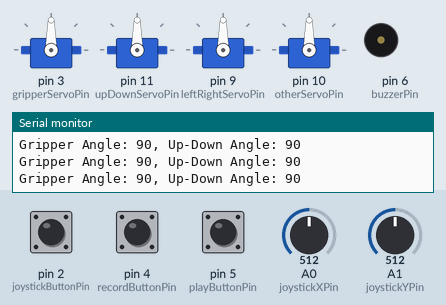
A sketch run on a simulated Arduino Uno, built with avr-gcc and run on an emulated ATmega328P. Shown: 4 × servo, buzzer (waves = sounding), the last lines printed to the serial monitor. The inputs (shaded band) are chosen by the test bench; at power-on: A0 (joystickXPin) = 512, A1 (joystickYPin) = 512, pin 2 (joystickButtonPin) HIGH, pin 4 (recordButtonPin) HIGH, pin 5 (playButtonPin) HIGH.

Above: at 1.2 s.
1.3 s: A0 (joystickXPin) set to 555
4.3 s: A0 (joystickXPin) set to 573
At 6.5 s:
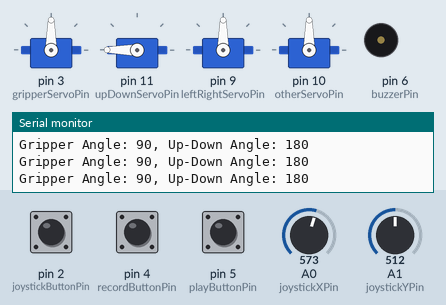
7.3 s: A1 (joystickYPin) set to 555
10.3 s: A1 (joystickYPin) set to 580
At 12.5 s:
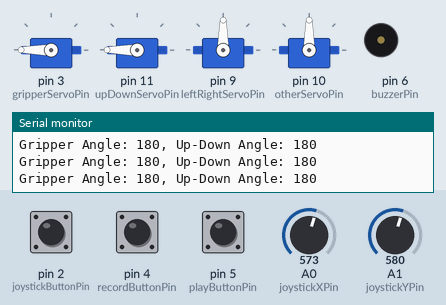
13.3 s: pin 2 (joystickButtonPin) pulled LOW for 0.15 s
At 15.6 s:
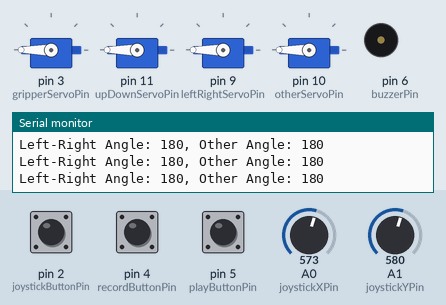
16.3 s: pin 4 (recordButtonPin) pulled LOW for 0.15 s
At 16.4 s:
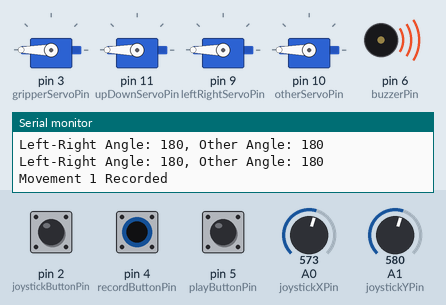
Timing chart, 0 to 19.0 s (numbered marks = the images above; inputs shaded):
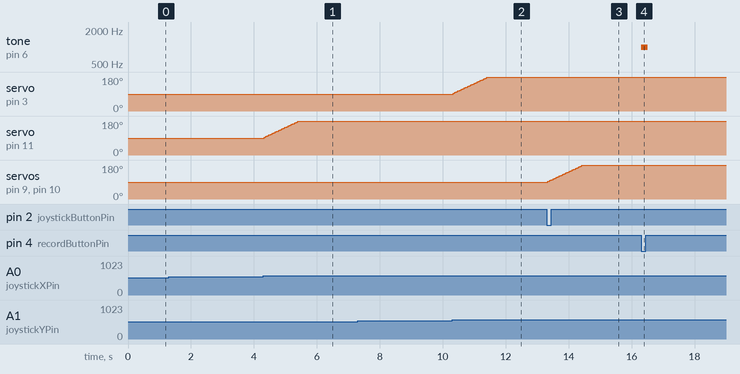

The sketch:

buton_hafizali_robot_kol.ino
```cpp
#include <Servo.h>

const int gripperServoPin = 3;
const int upDownServoPin = 11;
const int leftRightServoPin = 9;
const int otherServoPin = 10;
const int buzzerPin = 6; // Buzzer için pin tanımı

const int joystickXPin = A0;
const int joystickYPin = A1;
const int joystickButtonPin = 2;
const int recordButtonPin = 4;
const int playButtonPin = 5;

Servo gripperServo;
Servo upDownServo;
Servo leftRightServo;
Servo otherServo;

int gripperAngle = 90;
int upDownAngle = 90;
int leftRightAngle = 90;
int otherAngle = 90;

int currentState = 1; // İlk durumda başla
bool buttonPressed = false; // Joystick butonunun basılı olup olmadığını takip eder
bool recordButtonPressed = false; // Kayıt butonunun basılı olup olmadığını takip eder
bool playButtonPressed = false; // Oynatma butonunun basılı olup olmadığını takip eder
const int threshold = 50; // Joystick değerleri için hassasiyet eşiği
const int recordDelay = 3000; // Hareket kayıt süresi (ms)
const int playDelay = 10; // Hareket oynatma gecikme süresi (ms)
const int maxRecordings = 10; // Maksimum kayıt sayısı

struct ServoState {
  int gripper;
  int upDown;
  int leftRight;
  int other;
};

ServoState recordedStates[maxRecordings]; // Kaydedilen servo durumu dizisi
int numRecordings = 0; // Kaydedilen hareket sayısı

void setup() {
  pinMode(joystickButtonPin, INPUT_PULLUP); // Joystick butonu için pull-up direnci etkinleştirilir
  pinMode(recordButtonPin, INPUT_PULLUP); // Kayıt butonu için pull-up direnci etkinleştirilir
  pinMode(playButtonPin, INPUT_PULLUP); // Oynatma butonu için pull-up direnci etkinleştirilir
  pinMode(buzzerPin, OUTPUT); // Buzzer için çıkış tanımlaması

  // Servo motorları başlat
  gripperServo.attach(gripperServoPin);
  upDownServo.attach(upDownServoPin);
  leftRightServo.attach(leftRightServoPin);
  otherServo.attach(otherServoPin);

  gripperServo.write(gripperAngle);
  upDownServo.write(upDownAngle);
  leftRightServo.write(leftRightAngle);
  otherServo.write(otherAngle);

  Serial.begin(9600); // Seri haberleşme başlat
}

void loop() {
  // Joystick butonunun durumunu kontrol et
  if (digitalRead(joystickButtonPin) == LOW) {
    if (!buttonPressed) {
      currentState = (currentState == 1) ? 2 : 1; // Durumu değiştir
      Serial.print("Button Pressed: Mode Change -> State: ");
      Serial.println(currentState);
      buttonPressed = true;
    }
  } else {
    buttonPressed = false;
  }

  // Kayıt butonunun durumunu kontrol et
  if (digitalRead(recordButtonPin) == LOW) {
    if (!recordButtonPressed) {
      if (numRecordings < maxRecordings) {
        recordMovement(numRecordings);
        numRecordings++;
      } else {
        Serial.println("Max recordings reached!");
      }
      recordButtonPressed = true;
    }
  } else {
    recordButtonPressed = false;
  }

  // Oynatma butonunun durumunu kontrol et
  if (digitalRead(playButtonPin) == LOW) {
    if (!playButtonPressed) {
      for (int i = 0; i < numRecordings; ++i) {
        playRecordedMovement(recordedStates[i]);
      }
      playButtonPressed = true;
    }
  } else {
    playButtonPressed = false;
  }

  // Joystick hareketlerini oku ve servo pozisyonlarını güncelle
  int joystickXValue = analogRead(joystickXPin);
  int joystickYValue = analogRead(joystickYPin);

  if (currentState == 1) { // İlk durum, 1. ve 2. motorları kontrol eder
    updateServoPositions(gripperServo, gripperAngle, upDownServo, upDownAngle, joystickXValue, joystickYValue);
    Serial.print("Gripper Angle: ");
    Serial.print(gripperAngle);
    Serial.print(", Up-Down Angle: ");
    Serial.println(upDownAngle);
  } else { // İkinci durum, 3. ve 4. motorları kontrol eder
    updateServoPositions(leftRightServo, leftRightAngle, otherServo, otherAngle, joystickXValue, joystickYValue);
    Serial.print("Left-Right Angle: ");
    Serial.print(leftRightAngle);
    Serial.print(", Other Angle: ");
    Serial.println(otherAngle);
  }

  delay(50); // Küçük bir gecikme ekleyerek servo hareketlerini yumuşat
}

// Servo pozisyonlarını günceller
void updateServoPositions(Servo & servo1, int & angle1, Servo & servo2, int & angle2, int joyX, int joyY) {
  if (joyY > 512 + threshold) {
    angle1 += 4;
    if (angle1 > 180) angle1 = 180;
  } else if (joyY < 512 - threshold) {
    angle1 -= 4;
    if (angle1 < 0) angle1 = 0;
  }
  if (joyX > 512 + threshold) {
    angle2 += 4;
    if (angle2 > 180) angle2 = 180;
  } else if (joyX < 512 - threshold) {
    angle2 -= 4;
    if (angle2 < 0) angle2 < 0;
  }
  servo1.write(angle1);
  servo2.write(angle2);
}

// Servo durumunu kaydeder
void recordMovement(int index) {
  recordedStates[index].gripper = gripperAngle;
  recordedStates[index].upDown = upDownAngle;
  recordedStates[index].leftRight = leftRightAngle;
  recordedStates[index].other = otherAngle;
  Serial.print("Movement ");
  Serial.print(index + 1);
  Serial.println(" Recorded");

  // Buzzer'ı 1 kez çaldır
  tone(buzzerPin, 1000);  // İstenilen frekansı ayarlayın
  delay(200);  // Buzzer'ın ne kadar süreyle çalacağını belirtin
  noTone(buzzerPin);  // Buzzer'ı durdur
}

// Kaydedilen servo durumunu interpolasyonla oynatır
void playRecordedMovement(ServoState state) {
  int startGripper = gripperAngle;
  int startUpDown = upDownAngle;
  int startLeftRight = leftRightAngle;
  int startOther = otherAngle;

  // Buzzer'ı 3 kez kısa süreli çaldır
  for (int i = 0; i < 3; ++i) {
    tone(buzzerPin, 1500);  // Farklı bir frekansta çalmasını sağlayın
    delay(100);  // Kısa süreyle çal
    noTone(buzzerPin);  // Buzzer'ı durdur
    delay(100);  // Bir sonraki çalım arasında kısa bir gecikme
  }

  for (float t = 0.0; t <= 1.0; t += 0.01) {
    gripperAngle = startGripper + (state.gripper - startGripper) * t;
    upDownAngle = startUpDown + (state.upDown - startUpDown) * t;
    leftRightAngle = startLeftRight + (state.leftRight - startLeftRight) * t;
    otherAngle = startOther + (state.other - startOther) * t;

    gripperServo.write(gripperAngle);
    upDownServo.write(upDownAngle);
    leftRightServo.write(leftRightAngle);
    otherServo.write(otherAngle);

    delay(playDelay);
  }
  Serial.println("Movement Playback Complete");
}
```

Measured:
- the behaviour switches between 562 and 563 on A0 (joystickXPin) (found by bisection; images 0 and 1)
- the behaviour switches between 562 and 563 on A1 (joystickYPin) (found by bisection; images 1 and 2)
- after the input at 4.3 s, servo on pin 11 (upDownServoPin): moves from 90° to 180° over 1.1 s, starting at once
- after the input at 10.3 s, servo on pin 3 (gripperServoPin): moves from 90° to 180° over 1.1 s, starting at once
- after the input at 13.3 s, servo on pin 9 (leftRightServoPin), servo on pin 10 (otherServoPin): moves from 90° to 180° over 1.1 s, starting at once
- after the input at 16.3 s, tone on pin 6 (buzzerPin): silent → 1000 Hz at once, → silent 0.20 s later
